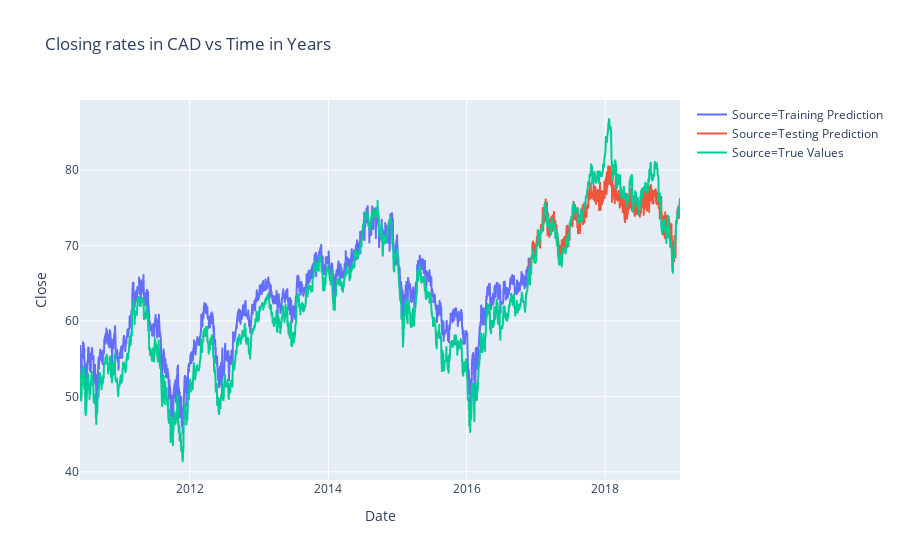

The notebook cell this image was saved under:
### Code cell
fig = px.line(Evaluation.loc[Evaluation['Date'].between('2010-05-30','2019-01-31')],
              x ="Date",
             y = "Close",
             color = "Source",
             title = "Closing rates in CAD vs Time in Years")

fig.show()

### Figure 1 — Plotly figure (JSON) as saved in the notebook; plotly's stock layout.template omitted (floating-point values rounded to 4 significant figures; data arrays with more than 128 entries replaced by an {"elided": "..."} marker saying what was removed)
{"data": [{"hoverlabel": {"namelength": 0}, "hovertemplate": "Source=Training Prediction<br>Date=%{x}<br>Close=%{y}", "legendgroup": "Source=Training Prediction", "line": {"color": "#636efa", "dash": "solid"}, "mode": "lines", "name": "Source=Training Prediction", "showlegend": true, "type": "scattergl", "x": {"elided": "1636 str values"}, "xaxis": "x", "y": {"elided": "1636 float values"}, "yaxis": "y"}, {"hoverlabel": {"namelength": 0}, "hovertemplate": "Source=Testing Prediction<br>Date=%{x}<br>Close=%{y}", "legendgroup": "Source=Testing Prediction", "line": {"color": "#EF553B", "dash": "solid"}, "mode": "lines", "name": "Source=Testing Prediction", "showlegend": true, "type": "scattergl", "x": {"elided": "547 str values"}, "xaxis": "x", "y": {"elided": "547 float values"}, "yaxis": "y"}, {"hoverlabel": {"namelength": 0}, "hovertemplate": "Source=True Values<br>Date=%{x}<br>Close=%{y}", "legendgroup": "Source=True Values", "line": {"color": "#00cc96", "dash": "solid"}, "mode": "lines", "name": "Source=True Values", "showlegend": true, "type": "scattergl", "x": {"elided": "2183 str values"}, "xaxis": "x", "y": {"elided": "2183 float values"}, "yaxis": "y"}], "layout": {"legend": {"tracegroupgap": 0}, "title": {"text": "Closing rates in CAD vs Time in Years"}, "xaxis": {"anchor": "y", "domain": [0, 1], "title": {"text": "Date"}}, "yaxis": {"anchor": "x", "domain": [0, 1], "title": {"text": "Close"}}}}
